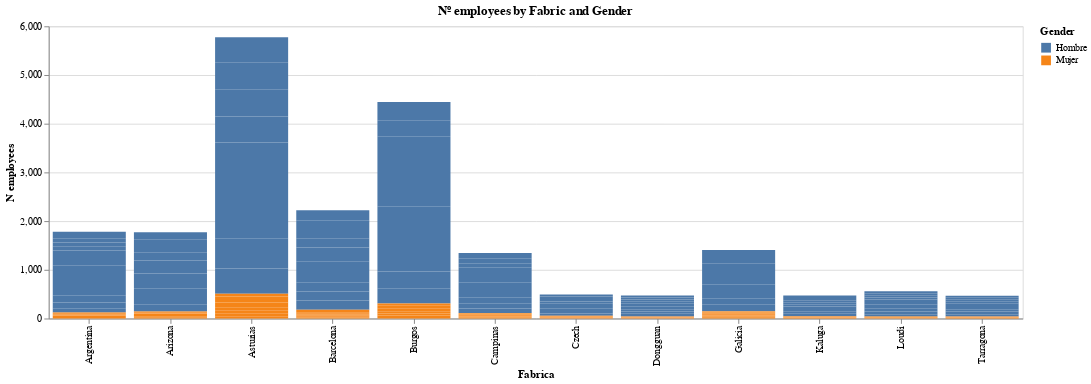

Write notebook code for a chart like this one.
### Markdown cell above
The Fabrics with most employees are Asturias and Burgos.

Asturias is as well the location with more women.

### Code cell
alt.Chart(n_employees, title="Nº employees by Fabric and Gender").mark_bar().encode( 
    y = 'N employees',
    x ='Fabrica',
     color='Gender').properties(
    width=1000,
    height=300
)

### Figure 1 — Vega-Lite specification as saved in the notebook (floating-point values rounded to 4 significant figures; data arrays with more than 128 entries replaced by an {"elided": "..."} marker saying what was removed)
{"config": {"view": {"continuousWidth": 400, "continuousHeight": 300}}, "data": {"name": "data-a5464beb5c89c2c3b77bb543f59ee2a7"}, "mark": "bar", "encoding": {"color": {"type": "nominal", "field": "Gender"}, "x": {"type": "nominal", "field": "Fabrica"}, "y": {"type": "quantitative", "field": "N employees"}}, "height": 300, "title": "Nº employees by Fabric and Gender", "width": 1000, "$schema": "https://vega.github.io/schema/vega-lite/v4.8.1.json", "datasets": {"data-a5464beb5c89c2c3b77bb543f59ee2a7": {"elided": "216 records"}}}
